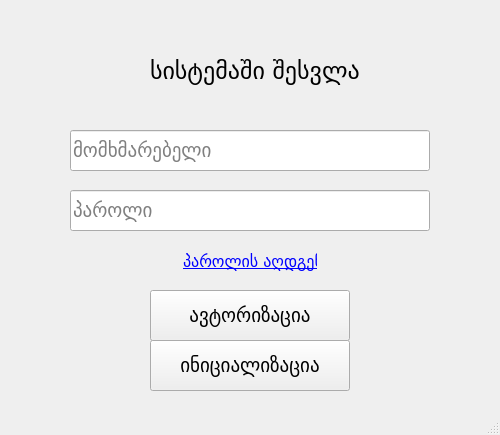
<?xml version="1.0" encoding="UTF-8"?>
<ui version="4.0">
 <class>MainWindow</class>
 <widget class="QMainWindow" name="MainWindow">
  <property name="geometry">
   <rect>
    <x>0</x>
    <y>0</y>
    <width>500</width>
    <height>435</height>
   </rect>
  </property>
  <property name="windowTitle">
   <string>მელოდია</string>
  </property>
  <widget class="QWidget" name="centralwidget">
   <widget class="QPushButton" name="login_button">
    <property name="geometry">
     <rect>
      <x>150</x>
      <y>290</y>
      <width>200</width>
      <height>51</height>
     </rect>
    </property>
    <property name="font">
     <font>
      <family>BPG Glaho</family>
      <pointsize>14</pointsize>
     </font>
    </property>
    <property name="text">
     <string>ავტორიზაცია</string>
    </property>
   </widget>
   <widget class="QLineEdit" name="username_input">
    <property name="geometry">
     <rect>
      <x>70</x>
      <y>130</y>
      <width>360</width>
      <height>41</height>
     </rect>
    </property>
    <property name="font">
     <font>
      <family>BPG Glaho</family>
      <pointsize>14</pointsize>
     </font>
    </property>
    <property name="placeholderText">
     <string>მომხმარებელი</string>
    </property>
   </widget>
   <widget class="QLineEdit" name="password_input">
    <property name="geometry">
     <rect>
      <x>70</x>
      <y>190</y>
      <width>360</width>
      <height>41</height>
     </rect>
    </property>
    <property name="font">
     <font>
      <family>BPG Glaho</family>
      <pointsize>14</pointsize>
     </font>
    </property>
    <property name="echoMode">
     <enum>QLineEdit::Password</enum>
    </property>
    <property name="placeholderText">
     <string>პაროლი</string>
    </property>
   </widget>
   <widget class="QLabel" name="label">
    <property name="geometry">
     <rect>
      <x>150</x>
      <y>50</y>
      <width>251</width>
      <height>41</height>
     </rect>
    </property>
    <property name="font">
     <font>
      <family>BPG Glaho</family>
      <pointsize>18</pointsize>
     </font>
    </property>
    <property name="text">
     <string>სისტემაში შესვლა</string>
    </property>
   </widget>
   <widget class="QLabel" name="pass_restore">
    <property name="geometry">
     <rect>
      <x>183</x>
      <y>250</y>
      <width>134</width>
      <height>23</height>
     </rect>
    </property>
    <property name="font">
     <font>
      <family>Sylfaen</family>
      <pointsize>12</pointsize>
     </font>
    </property>
    <property name="text">
     <string>&lt;a href=&quot;#&quot;&gt;პაროლის აღდგენა&lt;/a&gt;
</string>
    </property>
   </widget>
   <widget class="QPushButton" name="initial_setup">
    <property name="enabled">
     <bool>true</bool>
    </property>
    <property name="geometry">
     <rect>
      <x>150</x>
      <y>340</y>
      <width>200</width>
      <height>51</height>
     </rect>
    </property>
    <property name="font">
     <font>
      <family>BPG Glaho</family>
      <pointsize>14</pointsize>
     </font>
    </property>
    <property name="text">
     <string>ინიციალიზაცია</string>
    </property>
   </widget>
  </widget>
  <widget class="QMenuBar" name="menubar">
   <property name="geometry">
    <rect>
     <x>0</x>
     <y>0</y>
     <width>500</width>
     <height>21</height>
    </rect>
   </property>
  </widget>
  <widget class="QStatusBar" name="statusbar"/>
 </widget>
 <tabstops>
  <tabstop>username_input</tabstop>
  <tabstop>password_input</tabstop>
  <tabstop>login_button</tabstop>
 </tabstops>
 <resources/>
 <connections/>
</ui>
